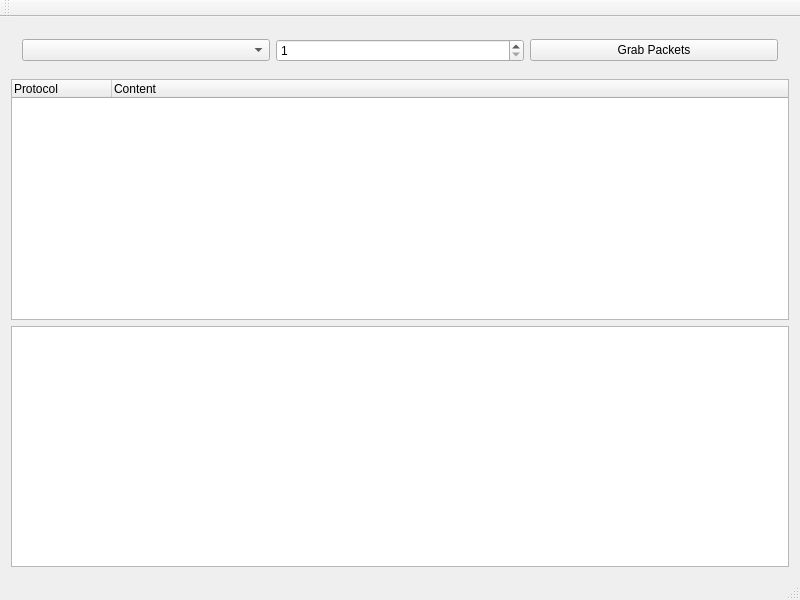
<?xml version="1.0" encoding="UTF-8"?>
<ui version="4.0">
 <class>MainWindow</class>
 <widget class="QMainWindow" name="MainWindow">
  <property name="enabled">
   <bool>true</bool>
  </property>
  <property name="geometry">
   <rect>
    <x>0</x>
    <y>0</y>
    <width>800</width>
    <height>600</height>
   </rect>
  </property>
  <property name="windowTitle">
   <string>Packet Paw</string>
  </property>
  <widget class="QWidget" name="centralWidget">
   <layout class="QVBoxLayout" name="verticalLayout_2">
    <item>
     <widget class="QWidget" name="deviceBar" native="true">
      <layout class="QHBoxLayout" name="horizontalLayout">
       <item>
        <widget class="QComboBox" name="availableDevices"/>
       </item>
       <item>
        <widget class="QSpinBox" name="packetsCount">
         <property name="minimum">
          <number>1</number>
         </property>
         <property name="maximum">
          <number>200</number>
         </property>
        </widget>
       </item>
       <item>
        <widget class="QPushButton" name="grabPackets">
         <property name="text">
          <string>Grab Packets</string>
         </property>
        </widget>
       </item>
      </layout>
     </widget>
    </item>
    <item>
     <widget class="QTreeWidget" name="packetDetails">
      <property name="sizeAdjustPolicy">
       <enum>QAbstractScrollArea::AdjustIgnored</enum>
      </property>
      <column>
       <property name="text">
        <string>Protocol</string>
       </property>
      </column>
      <column>
       <property name="text">
        <string>Content</string>
       </property>
      </column>
     </widget>
    </item>
    <item>
     <widget class="QTextBrowser" name="packetRaw">
      <property name="html">
       <string>&lt;!DOCTYPE HTML PUBLIC &quot;-//W3C//DTD HTML 4.0//EN&quot; &quot;http://www.w3.org/TR/REC-html40/strict.dtd&quot;&gt;
&lt;html&gt;&lt;head&gt;&lt;meta name=&quot;qrichtext&quot; content=&quot;1&quot; /&gt;&lt;style type=&quot;text/css&quot;&gt;
p, li { white-space: pre-wrap; }
&lt;/style&gt;&lt;/head&gt;&lt;body style=&quot; font-family:'Sans Serif'; font-size:9pt; font-weight:400; font-style:normal;&quot;&gt;
&lt;p style=&quot;-qt-paragraph-type:empty; margin-top:0px; margin-bottom:0px; margin-left:0px; margin-right:0px; -qt-block-indent:0; text-indent:0px;&quot;&gt;&lt;br /&gt;&lt;/p&gt;&lt;/body&gt;&lt;/html&gt;</string>
      </property>
     </widget>
    </item>
   </layout>
  </widget>
  <widget class="QMenuBar" name="menuBar">
   <property name="geometry">
    <rect>
     <x>0</x>
     <y>0</y>
     <width>800</width>
     <height>23</height>
    </rect>
   </property>
  </widget>
  <widget class="QToolBar" name="mainToolBar">
   <attribute name="toolBarArea">
    <enum>TopToolBarArea</enum>
   </attribute>
   <attribute name="toolBarBreak">
    <bool>false</bool>
   </attribute>
  </widget>
  <widget class="QStatusBar" name="statusBar"/>
 </widget>
 <layoutdefault spacing="6" margin="11"/>
 <tabstops>
  <tabstop>packetDetails</tabstop>
  <tabstop>packetRaw</tabstop>
 </tabstops>
 <resources/>
 <connections>
  <connection>
   <sender>grabPackets</sender>
   <signal>clicked()</signal>
   <receiver>MainWindow</receiver>
   <slot>grabPackets()</slot>
   <hints>
    <hint type="sourcelabel">
     <x>664</x>
     <y>80</y>
    </hint>
    <hint type="destinationlabel">
     <x>793</x>
     <y>58</y>
    </hint>
   </hints>
  </connection>
 </connections>
 <slots>
  <slot>grabPackets()</slot>
 </slots>
</ui>
